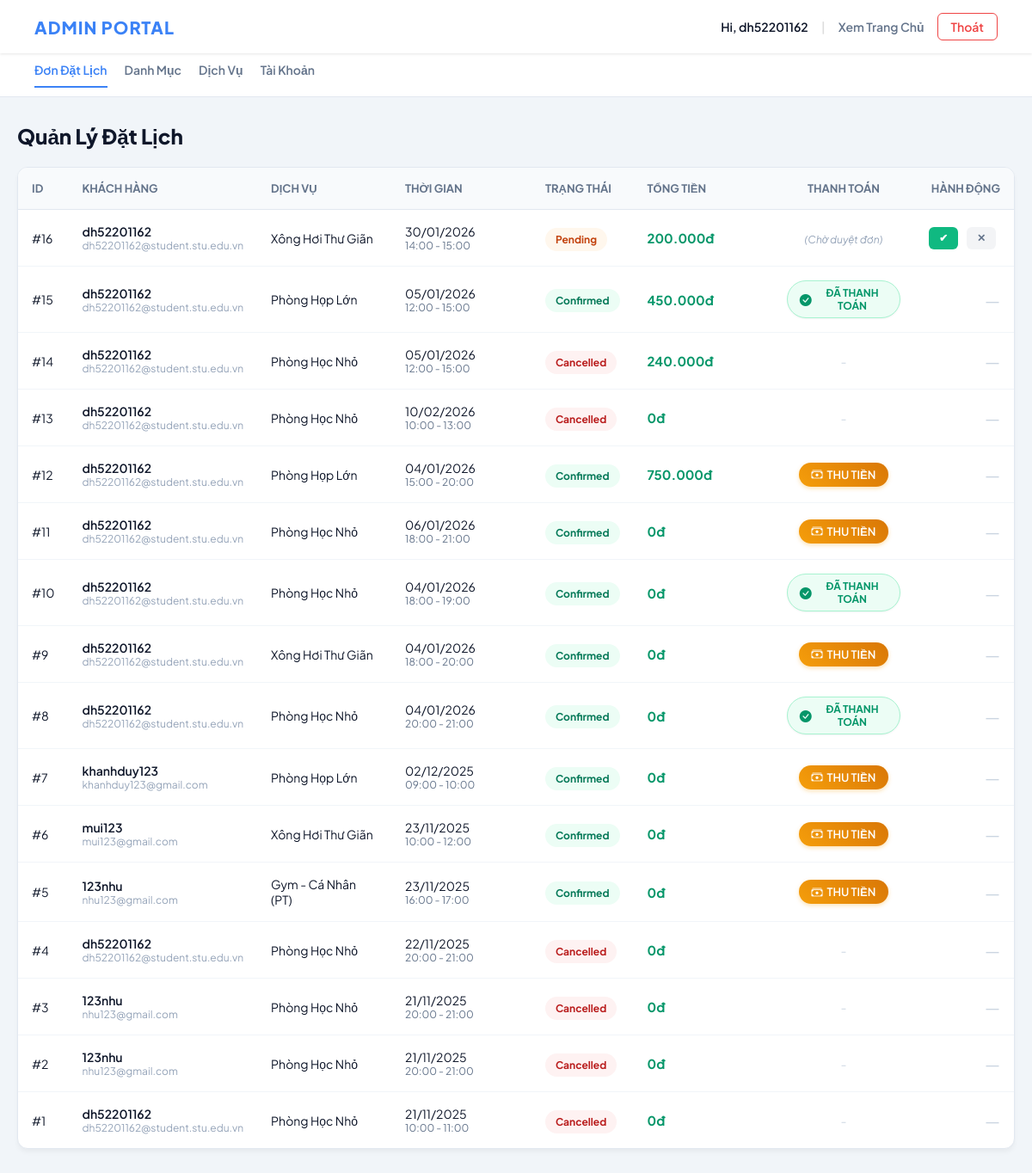
Page /nguyenkhacnhu_dh52201162/admin/index.php (signed in) on the committed database.
### tables this page shows
CREATE TABLE `bookings` (
  `id` int(11) NOT NULL,
  `user_id` int(10) UNSIGNED NOT NULL,
  `service_id` int(11) NOT NULL,
  `start_time` datetime NOT NULL,
  `end_time` datetime NOT NULL,
  `status` enum('pending','confirmed','cancelled','completed') DEFAULT 'pending',
  `total_price` decimal(12,0) NOT NULL DEFAULT 0,
  `booked_at` timestamp NOT NULL DEFAULT current_timestamp(),
  `payment_status` tinyint(1) DEFAULT 0
);

CREATE TABLE `users` (
  `id` int(11) UNSIGNED NOT NULL,
  `username` varchar(50) NOT NULL,
  `password` varchar(255) NOT NULL,
  `email` varchar(100) NOT NULL,
  `full_name` varchar(100) DEFAULT NULL,
  `phone` varchar(20) DEFAULT NULL,
  `role` enum('client','admin') NOT NULL DEFAULT 'client',
  `created_at` timestamp NOT NULL DEFAULT current_timestamp()
);

CREATE TABLE `services` (
  `id` int(11) NOT NULL,
  `category_id` int(11) NOT NULL,
  `room_type_id` int(11) DEFAULT NULL,
  `name` varchar(150) NOT NULL,
  `description` text DEFAULT NULL,
  `price` decimal(10,2) NOT NULL,
  `duration_minutes` int(11) DEFAULT 60,
  `min_hours` int(11) DEFAULT 1,
  `max_hours` int(11) DEFAULT 24,
  `image` varchar(255) DEFAULT NULL,
  `is_active` tinyint(1) DEFAULT 1
);

### nguyenkhacnhu_dh52201162/admin/index.php (the view, shortened to what this page needs)
<?php
require '../config.php';
try {
    $sql = "SELECT b.*, u.username, u.email, s.name as service_name
            FROM bookings b
            JOIN users u ON b.user_id = u.id
            JOIN services s ON b.service_id = s.id
            ORDER BY b.booked_at DESC";
    $bookings = $pdo->query($sql)->fetchAll(PDO::FETCH_ASSOC);
} catch (PDOException $e) {
    die("Lỗi truy vấn: " . $e->getMessage());
}
?>
<!DOCTYPE html>
<html lang="vi">
<head>
    <link rel="stylesheet" href="https://cdn.jsdelivr.net/npm/bootstrap-icons@1.11.3/font/bootstrap-icons.min.css">
</head>
<body>
    <header class="admin-header">
        <a href="#" class="brand">ADMIN PORTAL</a>
        <div class="user-nav">
            <span>Hi, <?= htmlspecialchars($_SESSION['username']) ?></span>
            <span style="color:#ddd">|</span>
            <a href="../index.php" class="btn-home">Xem Trang Chủ</a>
            <a href="../logout.php" class="btn-logout">Thoát</a>
        </div>
    </header>
    <div class="sub-nav">
        <a href="index.php" class="active">Đơn Đặt Lịch</a>
        <a href="categories.php">Danh Mục</a>
        <a href="services.php">Dịch Vụ</a>
        <a href="users.php">Tài Khoản</a>
    </div>
    <div class="container">
        <div class="page-title">Quản Lý Đặt Lịch</div>
        <div class="card">
            <?php if (count($bookings) > 0): ?>
                <table cellspacing="0">
                    <thead>
                        <tr>
                            <th style="width: 5%">ID</th>
                            <th style="width: 15%">Khách hàng</th>
                            <th style="width: 15%">Dịch vụ</th>
                            <th style="width: 15%">Thời gian</th>
                            <th style="width: 10%">Trạng thái</th>
                            <th style="width: 15%">Tổng Tiền</th>
                            <th style="width: 15%; text-align:center;">Thanh toán</th>
                            <th style="width: 10%; text-align: right;">Hành động</th>
                        </tr>
                    </thead>
                    <tbody>
                        <?php foreach ($bookings as $row): ?>
                        <tr>
                            <td>#<?= $row['id'] ?></td>
                            <td>
                                <div style="font-weight:600"><?= htmlspecialchars($row['username']) ?></div>
                                <div style="font-size:12px; color:#94a3b8"><?= htmlspecialchars($row['email']) ?></div>
                            </td>
                            <td><?= htmlspecialchars($row['service_name']) ?></td>
                            <td>
                                <div><?= date('d/m/Y', strtotime($row['start_time'])) ?></div>
                                <div style="font-size:12px; color:#64748b">
                                    <?= date('H:i', strtotime($row['start_time'])) ?> - <?= date('H:i', strtotime($row['end_time'])) ?>
                                </div>
                            </td>
                            <td>
                                <span class="badge status-<?= $row['status'] ?>">
                                    <?= ucfirst($row['status']) ?>
                                </span>
                            </td>
                            <td style="font-weight:bold; color:#059669; font-size: 15px;">
                                <?= number_format($row['total_price'], 0, ',', '.') ?>đ
                            </td>
                            <td class="text-center" style="text-align:center;">
                                <?php if ($row['payment_status'] == 1): ?>
                                    <div style="
                                        display: inline-flex;
                                        align-items: center;
                                        gap: 6px;
                                        background-color: #ecfdf5;
                                        color: #059669;
                                        padding: 6px 14px;
                                        border-radius: 30px;
                                        font-size: 12px;
                                        font-weight: 700;
                                        border: 1px solid #a7f3d0;
                                        box-shadow: 0 1px 2px rgba(0,0,0,0.05);
                                    ">
                                        <i class="bi bi-check-circle-fill" style="font-size: 14px;"></i>
                                        ĐÃ THANH TOÁN
                                    </div>
                                <?php else: ?>
                                    <?php if ($row['status'] == 'confirmed'): ?>
                                        <a href="mark_paid.php?id=<?= $row['id'] ?>"
                                           onclick="return confirm('Xác nhận khách đã đóng tiền?');"
                                           style="
                                                display: inline-flex;
                                                align-items: center;
                                                gap: 5px;
                                                background: linear-gradient(45deg, #f59e0b, #d97706);
                                                color: white;
                                                padding: 6px 15px;
                                                border-radius: 50px;
                                                text-decoration: none;
                                                font-size: 13px;
                                                font-weight: 600;
                                                box-shadow: 0 2px 5px rgba(245, 158, 11, 0.3);
                                                transition: transform 0.2s;
                                           "
                                           onmouseover="this.style.transform='translateY(-2px)'"
                                           onmouseout="this.style.transform='translateY(0)'"
                                        >
                                           <i class="bi bi-cash-stack"></i> THU TIỀN
                                        </a>
                                    <?php elseif ($row['status'] == 'pending'): ?>
                                        <span style="font-size: 12px; color: #94a3b8; font-style: italic;">
                                            (Chờ duyệt đơn)
                                        </span>
                                    <?php else: ?>
                                        <span style="color: #cbd5e1">-</span>
                                    <?php endif; ?>
                                <?php endif; ?>
                            </td>
                            <td style="text-align: right;">
                                <?php if ($row['status'] === 'pending'): ?>
                                    <div style="display:flex; gap:5px; justify-content:flex-end;">
                                        <form method="POST" class="action-form">
                                            <button type="submit" class="btn-action btn-confirm" title="Duyệt">✔</button>
                                        </form>
                                        <form method="POST" class="action-form" onsubmit="return confirm('Chắc chắn hủy đơn này?');">
                                            <button type="submit" class="btn-action btn-cancel" title="Hủy">✕</button>
                                        </form>
                                    </div>
                                <?php else: ?>
                                    <span style="color:#cbd5e1; font-size:20px;">—</span>
                                <?php endif; ?>
                            </td>
                        </tr>
                        <?php endforeach; ?>
                    </tbody>
                </table>
            <?php else: ?>
                <div style="padding:50px; text-align:center; color:#94a3b8;">
                    Chưa có đơn đặt lịch nào.
                </div>
            <?php endif; ?>
        </div>
    </div>
</body>
</html>

### nguyenkhacnhu_dh52201162/admin/index.php (style rules this page uses)
:root { --primary: #3B82F6; --danger: #EF4444; --success: #10B981; --warning: #F59E0B; --text-main: #0F172A; --text-light: #64748B; --bg: #F1F5F9; --white: #FFFFFF; }
* { box-sizing: border-box; margin: 0; padding: 0; }
body { font-family: 'Plus Jakarta Sans', sans-serif; background: var(--bg); color: var(--text-main); padding-bottom: 50px; }
.admin-header { background: var(--white); padding: 15px 40px; display: flex; justify-content: space-between; align-items: center; box-shadow: 0 1px 3px rgba(0,0,0,0.1); position: sticky; top: 0; z-index: 100; }
.brand { font-size: 20px; font-weight: 800; color: var(--primary); text-decoration: none; text-transform: uppercase; letter-spacing: 1px; }
.user-nav { display: flex; gap: 15px; align-items: center; font-size: 14px; font-weight: 600; }
.btn-home { color: var(--text-light); text-decoration: none; transition: 0.2s; }
.btn-logout { color: var(--danger); text-decoration: none; border: 1px solid var(--danger); padding: 6px 15px; border-radius: 6px; transition: 0.2s; }
.sub-nav { background: white; padding: 10px 40px; margin-bottom: 30px; border-bottom: 1px solid #e2e8f0; display: flex; gap: 20px; }
.sub-nav a { text-decoration: none; color: var(--text-light); font-weight: 600; font-size: 14px; padding-bottom: 10px; border-bottom: 2px solid transparent; }
.sub-nav a.active { color: var(--primary); border-bottom-color: var(--primary); }
.container { max-width: 1200px; margin: 0 auto; padding: 0 20px; }
.page-title { font-size: 24px; font-weight: 800; margin-bottom: 20px; color: var(--text-main); }
.card { background: white; border-radius: 12px; box-shadow: 0 4px 6px -1px rgba(0,0,0,0.05); overflow: hidden; border: 1px solid #e2e8f0; }
table { width: 100%; border-collapse: collapse; }
th { background: #f8fafc; text-align: left; padding: 16px; font-size: 13px; text-transform: uppercase; color: var(--text-light); font-weight: 700; border-bottom: 1px solid #e2e8f0; }
td { padding: 16px; border-bottom: 1px solid #f1f5f9; font-size: 14px; vertical-align: middle; }
tr:last-child td { border-bottom: none; }
.badge { padding: 6px 12px; border-radius: 50px; font-size: 12px; font-weight: 700; text-transform: capitalize; }
.status-pending { background: #fff7ed; color: #c2410c; }
.status-confirmed { background: #ecfdf5; color: #047857; }
.status-cancelled { background: #fef2f2; color: #b91c1c; }
.action-form { display: inline-block; margin-right: 5px; }
.btn-action { border: none; padding: 6px 12px; border-radius: 6px; font-weight: 600; cursor: pointer; font-size: 12px; transition: 0.2s; }
.btn-confirm { background: var(--success); color: white; }
.btn-cancel { background: #f3f4f6; color: var(--text-light); }

### rows in the picture
bookings: id "16", user.username "dh52201162", user.email "dh52201162@student.stu.edu.vn", service.name "Xông Hơi Thư Giãn", start_time "30/01/2026", start_time "14:00", end_time "15:00", status "Pending", total_price "200.000", payment_status "(Chờ duyệt đơn)"
bookings: id "15", user.username "dh52201162", user.email "dh52201162@student.stu.edu.vn", service.name "Phòng Họp Lớn", start_time "05/01/2026", start_time "12:00", end_time "15:00", status "Confirmed", total_price "450.000", payment_status 1 (drawn)
bookings: id "14", user.username "dh52201162", user.email "dh52201162@student.stu.edu.vn", service.name "Phòng Học Nhỏ", start_time "05/01/2026", start_time "12:00", end_time "15:00", status "Cancelled", total_price "240.000"
bookings: id "13", user.username "dh52201162", user.email "dh52201162@student.stu.edu.vn", service.name "Phòng Học Nhỏ", start_time "10/02/2026", start_time "10:00", end_time "13:00", status "Cancelled", total_price "0"
bookings: id "12", user.username "dh52201162", user.email "dh52201162@student.stu.edu.vn", service.name "Phòng Họp Lớn", start_time "04/01/2026", start_time "15:00", end_time "20:00", status "Confirmed", total_price "750.000"
bookings: id "11", user.username "dh52201162", user.email "dh52201162@student.stu.edu.vn", service.name "Phòng Học Nhỏ", start_time "06/01/2026", start_time "18:00", end_time "21:00", status "Confirmed", total_price "0"
bookings: id "10", user.username "dh52201162", user.email "dh52201162@student.stu.edu.vn", service.name "Phòng Học Nhỏ", start_time "04/01/2026", start_time "18:00", end_time "19:00", status "Confirmed", total_price "0", payment_status 1 (drawn)
bookings: id "9", user.username "dh52201162", user.email "dh52201162@student.stu.edu.vn", service.name "Xông Hơi Thư Giãn", start_time "04/01/2026", start_time "18:00", end_time "20:00", status "Confirmed", total_price "0"
bookings: id "8", user.username "dh52201162", user.email "dh52201162@student.stu.edu.vn", service.name "Phòng Học Nhỏ", start_time "04/01/2026", start_time "20:00", end_time "21:00", status "Confirmed", total_price "0", payment_status 1 (drawn)
bookings: id "7", user.username "khanhduy123", user.email "khanhduy123@gmail.com", service.name "Phòng Họp Lớn", start_time "02/12/2025", start_time "09:00", end_time "10:00", status "Confirmed", total_price "0"
bookings: id "6", user.username "mui123", user.email "mui123@gmail.com", service.name "Xông Hơi Thư Giãn", start_time "23/11/2025", start_time "10:00", end_time "12:00", status "Confirmed", total_price "0"
bookings: id "5", user.username "123nhu", user.email "nhu123@gmail.com", service.name "Gym - Cá Nhân (PT)", start_time "23/11/2025", start_time "16:00", end_time "17:00", status "Confirmed", total_price "0"
bookings: id "4", user.username "dh52201162", user.email "dh52201162@student.stu.edu.vn", service.name "Phòng Học Nhỏ", start_time "22/11/2025", start_time "20:00", end_time "21:00", status "Cancelled", total_price "0"
bookings: id "3", user.username "123nhu", user.email "nhu123@gmail.com", service.name "Phòng Học Nhỏ", start_time "21/11/2025", start_time "20:00", end_time "21:00", status "Cancelled", total_price "0"
bookings: id "2", user.username "123nhu", user.email "nhu123@gmail.com", service.name "Phòng Học Nhỏ", start_time "21/11/2025", start_time "20:00", end_time "21:00", status "Cancelled", total_price "0"
bookings: id "1", user.username "dh52201162", user.email "dh52201162@student.stu.edu.vn", service.name "Phòng Học Nhỏ", start_time "21/11/2025", start_time "10:00", end_time "11:00", status "Cancelled", total_price "0"

### other values in the picture
$_SESSION['username'] "dh52201162"
